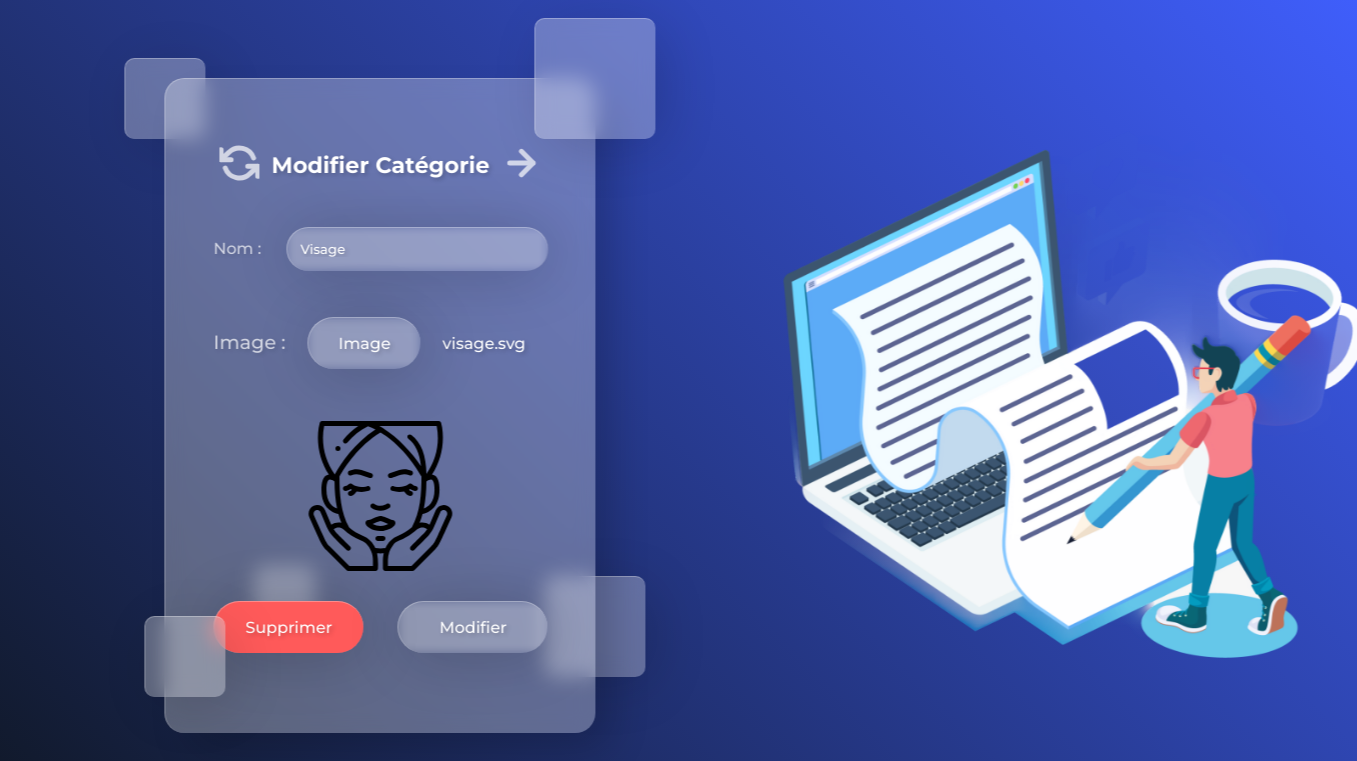
The app's page /Personne/gerersousSCat.php?id-categorie=1 with its own data.
### tables this page shows
CREATE TABLE `sous_sous_categories` (
  `ID_SSCATEGORIE` int(11) NOT NULL,
  `ID_SCATEGORIE` int(11) NOT NULL,
  `NOM_SSCATEGORIE` varchar(30) DEFAULT NULL,
  `IMAGE_SSCATEGORIE` varchar(50) DEFAULT NULL
);

### Personne/gerersousSCat.php (the view, shortened to what this page needs)
<!DOCTYPE html>
<html lang="en">
<head>
  <link rel="stylesheet" href="../css/GererSousCat.css">
</head>
<body>
  <?php
            require_once "cbd.php";
            if(isset($_GET['id-categorie'])){
            $id_cat = $_GET['id-categorie'];
            }
            $SelectCat = "SELECT * FROM sous_sous_categories WHERE ID_SSCATEGORIE = '$id_cat'";
            $catInfos= mysqli_query($conn,$SelectCat);
            $cat = mysqli_fetch_array($catInfos);
            $subject = $cat['IMAGE_SSCATEGORIE']; ;
            $search = 'images/SSCategorie/' ;
            $trimmed = str_replace($search, '', $subject) ;
            $nom_profile = $_SESSION['profile'];
            if($nom_profile == "employe"){
                $location = "employe.php";
            }else{
                $location = "pharmacien.php";
            }
            ?>
  <div class="container">
    <form action="gerersousSCat.php" method="post" enctype="multipart/form-data">
      <p class="title">
      <a href="gerersousSCat.php">
      </a>
      <span>Modifier Catégorie</span>
      <a href="<?php echo $location; ?>">
      <svg xmlns="http://www.w3.org/2000/svg" viewBox="0 0 24 24" fill="none" stroke="currentColor" stroke-width="3" stroke-linecap="round" stroke-linejoin="round" class="feather feather-arrow-right"><line x1="5" y1="12" x2="19" y2="12"></line><polyline points="12 5 19 12 12 19"></polyline></svg>
      </a>
    </p>
        <div class="infos__spaceB">
        <span>Nom :</span>
        <input class="mini__input" type="text" name="nom" placeholder="Nom"
          value="<?php echo $cat['NOM_SSCATEGORIE']; ?>" >
          </div>
          <div class="image">
        <span class="input__title">Image :</span>
        <label class="selectionner-image">
          Image
        </label>
        <span id="image-location"><?php echo $trimmed ;?></span><br>
      </div>
      <img class="image__S__cat" src="../<?php echo $cat['IMAGE_SSCATEGORIE']; ?>" alt="">
      <input type="submit" name="supprimer" class="delete" value="Supprimer">
          <input type="submit" name="modifier" value="Modifier"><br>
      <img src="../images/editSScat.png" alt="Categorie">
    </form>
    <div class="drops">
      <div class="drop drop-1"></div>
      <div class="drop drop-2"></div>
      <div class="drop drop-3"></div>
      <div class="drop drop-4"></div>
      <div class="drop drop-5"></div>
    </div>
  </div>
</body>
</html>

### css/GererSousCat.css (style rules this page uses)
body { background: linear-gradient(45deg, #101827, #3f5efb); font-family: "Montserrat", sans-serif; overflow: hidden; height: 100vh; }
.container { margin: 70px 0; position: absolute; transform: translate(-50%); display: flex; align-items: center; left: 28%; padding-bottom: 8vh; }
form { background: rgba(255, 255, 255, 0.3); border-radius: 20px; border-left: 1px solid rgba(255, 255, 255, 0.3); border-top: 1px solid rgba(255, 255, 255, 0.3); -webkit-backdrop-filter: blur(10px); backdrop-filter: blur(10px); box-shadow: 20px 20px 40px -6px rgba(0, 0, 0, 0.2); text-align: center; position: relative; transition: all 0.2s ease-in-out; padding: 3em; text-align: center; text-align: -moz-center; }
form .title span, form .input__title, form span { font-weight: 500; color: #fff; opacity: 0.7; font-size: 1.4rem; margin-top: 0; margin-bottom: 30px; text-shadow: 2px 2px 4px rgba(0, 0, 0, 0.2); }
form .title { color: #fff; display: flex; align-items: center; justify-content: space-around; margin-bottom: 40px; }
form .title span { margin: 0; font-size: 1.4rem; font-weight: bold; opacity: 1; display: flex; align-items: center; }
form .title a { text-decoration: none; color: white; cursor: pointer; }
form .title a svg { width: 40px; height: 40px; transform: scale(1); opacity: 0.7; transition: all 200ms ease-in-out; }
form .input__title { font-size: 1.2rem; text-align: left; margin-bottom: 10px; }
form input, form select, form textarea, form label { background: transparent; width: 450px; padding: 1em; margin-bottom: 2em; border: none; border-left: 1px solid rgba(255, 255, 255, 0.3); border-top: 1px solid rgba(255, 255, 255, 0.3); border-radius: 5000px; -webkit-backdrop-filter: blur(5px); backdrop-filter: blur(5px); box-shadow: 4px 4px 60px rgba(0, 0, 0, 0.2); color: #fff; font-family: Montserrat, sans-serif; font-weight: 500; transition: all 0.2s ease-in-out; text-shadow: 2px 2px 4px rgba(0, 0, 0, 0.2); }
form span { margin: 0; margin-right: 20px; color: white; font-size: 1rem; }
form .mini__input { width: 70%; }
form input[type="submit"] { margin-top: 10px; width: 150px; font-size: 1rem; }
.delete { background-color: rgb(255, 90, 90); margin-right: 30px; }
img { position: absolute; top: 50%; left: 200%; width: 730px; transform: translate(-50%, -50%); }
.image { display: flex; width: 100%; align-items: baseline; justify-content: space-between; }
.image label { cursor: pointer; }
#image-location { opacity: 1; font-size: 16px; margin-left: 20px; }
.selectionner-image { width: 80px; }
.image__S__cat { all: initial; width: 200px; height: 150px; display: block; width: 100%; text-align: center; margin: 20px 0; }
::placeholder { font-family: Montserrat, sans-serif; font-weight: 400; color: #fff; text-shadow: 2px 2px 4px rgba(0, 0, 0, 0.4); }
.infos__spaceB { display: flex; justify-content: space-between; align-items: baseline; margin-bottom: 20px; }
.drop { background: rgba(255, 255, 255, 0.3); -webkit-backdrop-filter: blur(10px); backdrop-filter: blur(10px); border-radius: 10px; border-left: 1px solid rgba(255, 255, 255, 0.3); border-top: 1px solid rgba(255, 255, 255, 0.3); box-shadow: 10px 10px 60px -8px rgba(0, 0, 0, 0.2); position: absolute; transition: all 0.2s ease; }
.drop-1 { height: 80px; width: 80px; top: -20px; left: -40px; z-index: -1; }
.drop-2 { height: 80px; width: 80px; bottom: 100px; left: -20px; }
.drop-3 { height: 100px; width: 100px; bottom: 120px; right: -50px; z-index: -1; }
.drop-4 { height: 120px; width: 120px; top: -60px; right: -60px; }
.drop-5 { height: 60px; width: 60px; bottom: 170px; left: 90px; z-index: -1; }
a, input:focus, select:focus, textarea:focus, submit:focus { outline: none; }

### records on screen
sous_sous_categories: nom "Visage", IMAGE_SSCATEGORIE "visage.svg", IMAGE_SSCATEGORIE (picture)
